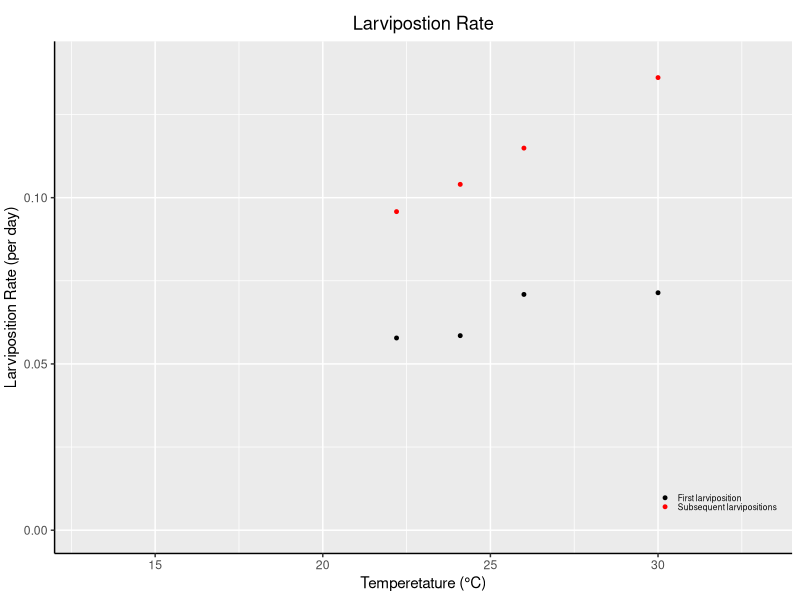
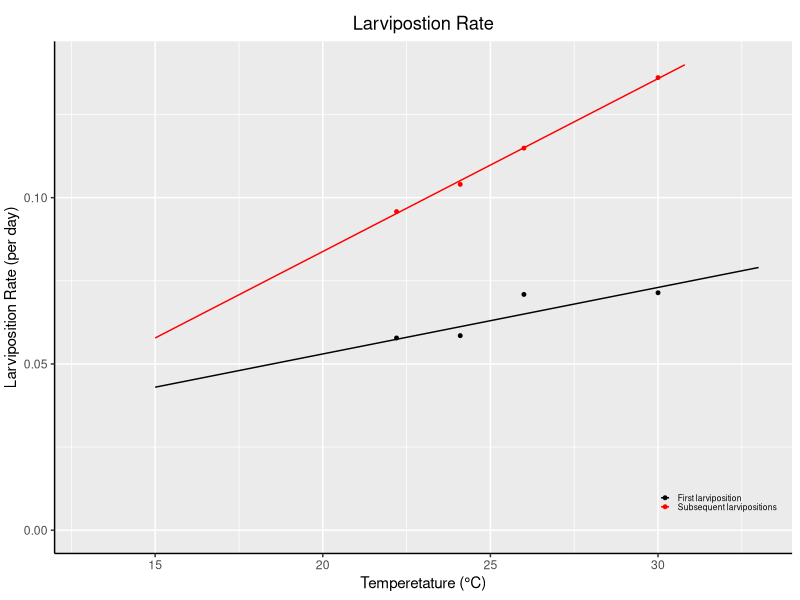

The R script that drew these images, in order:
# Fit larviposition as a function of time, the data used is found in:
# ~ Hargrove (1994) Reproductive Rates of Tsetse Flies in the the 
# field of Zimbabwe
# ~ Physiological Entomology vol. 19 (4). 307-318
# ~ Hargrove (2004) Tsetse Population Dynamics In the Trypanosiomiases 

require(ggplot2)
#1 Read in data
d.larvi.rate = read.csv("data_larviposition.csv")

#2 Plot data
larvi_plot = ggplot(d.larvi.rate, aes(x = mean_temp, y = rate, col = stage)) +
             scale_color_manual(values = c("black", "red")) +
             xlim(low = 13, high = 33) +
             geom_point(size = 1) +
             ylim(low = 0, high=0.14) +
             labs(y = "Larviposition Rate (per day)", x = "Temperetature (\u00B0C)", title = "Larvipostion Rate") +
             theme_set(theme_bw()) +
             theme(panel.border = element_blank()
                   , plot.title = element_text(hjust = 0.5)
                   , axis.line = element_line(color = "black")
                   , legend.position = c(0.9, 0.1)
                   , legend.title = element_blank()
                   , legend.background = element_blank()
                   , legend.text = element_text(size = 6)
                   , legend.key.size = unit(0.5, "line")
                   , legend.key.height = unit(0.4, "line")
                   , plot.margin = unit(c(0.4, 0.2, 0.2, 0.1), "cm")
                  )
 larvi_plot
  
#3  Create temperature dependent function
 
 lrFunc = function(con.d1, con.d2, T1 = 24, temp){
         lr = con.d1 + con.d2*(temp - T1)
         return(lr)
 }
 
#4  Save our constants for both subsequent and non_subsequent larviposition
 non_sub.d1 = 0.061
 non_sub.d2 = 0.002
 sub.d1 = 0.1046
 sub.d2 = 0.0052
 
#5 Use function to create the predicted value dataframes
 non_sub.lr = lrFunc(con.d1 = non_sub.d1, con.d2 =non_sub.d2, temp = seq(15, 34, 0.1))
 non_sub.lr = cbind.data.frame(temp = seq(15, 34, 0.1)
                              , pred = non_sub.lr
                              , stage = rep("First larviposition"))
                             #, length(non_sub.lr))
 
 sub.lr = lrFunc(con.d1 = sub.d1, con.d2 = sub.d2, temp = seq(15, 34, 0.1))
 sub.lr = cbind.data.frame(temp = seq(15, 34, 0.1)
                           , pred = sub.lr
                           , stage = rep("Subsequent larvipositions"))
                           #, length(non_sub.lr))
 prediction.lr = rbind.data.frame(non_sub.lr, sub.lr)
 
#5 Add prediction to plot

 lrPlotFit <- larvi_plot +
   geom_line(data=prediction.lr
             ,mapping=aes(x=temp,y=pred))
 lrPlotFit
 
 